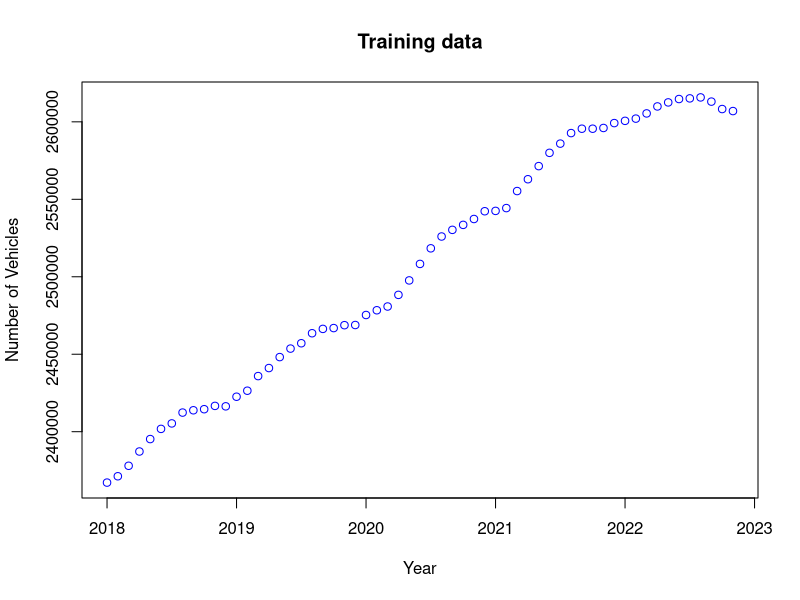
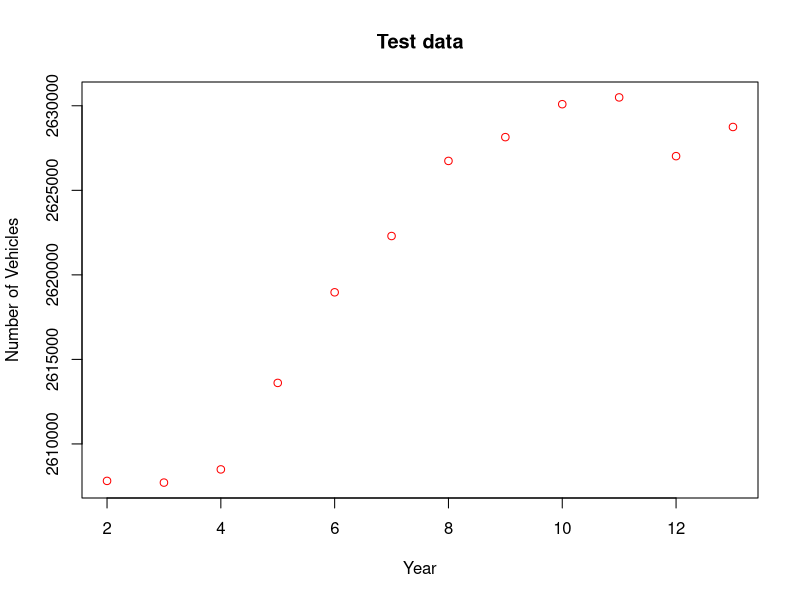
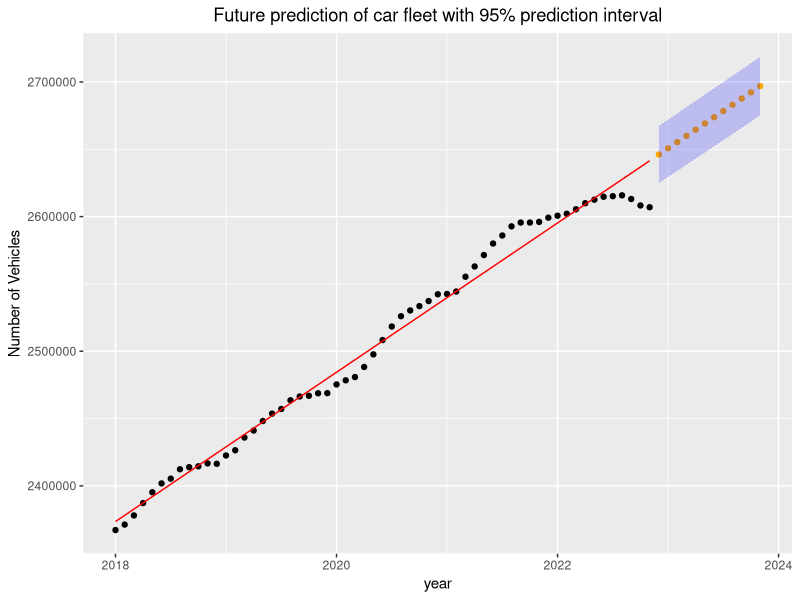
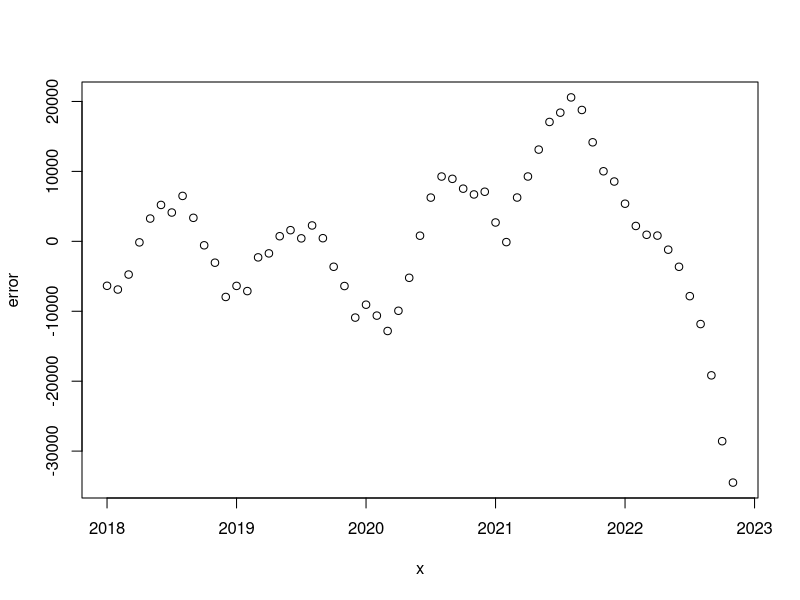
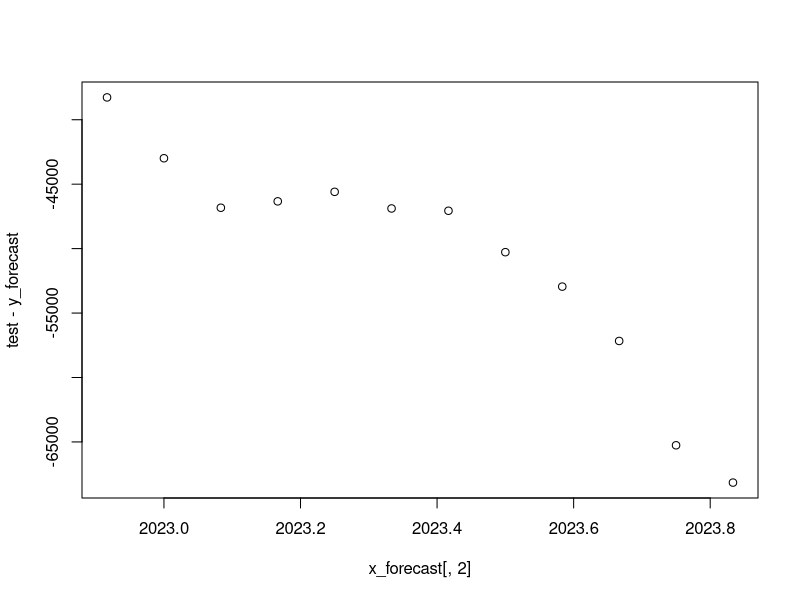
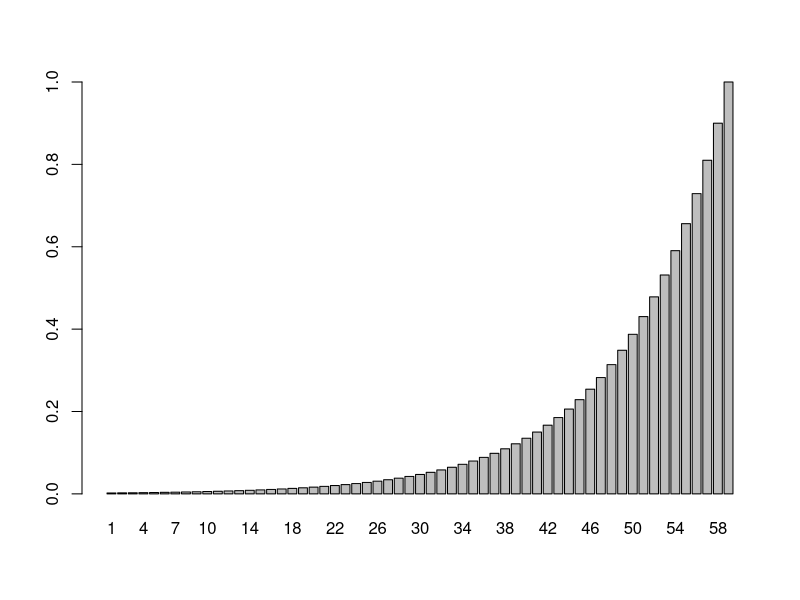

Write R code to recreate these figures, in order. (Note: this script raises an error after producing the figures.)
# Required package to read excel
library("readxl")
library("ggplot2")

### DATA IMPORT ###
# Training Data
my_data <- read_excel("Assignment 1/DST_BIL54_train.xlsx")
n_train <- length(my_data)
train <- unlist(my_data[1, 2:n_train])
x <- seq(2018, 2022 + 10/12, by = 1 / 12)
n = length(x)
y_train = train

# Test Data
my_data <- read_excel("Assignment 1/DST_BIL54_test.xlsx")
n_test <- length(my_data)
test <- unlist(my_data[1, 2:n_test])
y_test = test


##### Q1 #####
plot(x, train, col = "blue", title("Training data"), xlab="Year", ylab="Number of Vehicles")

plot(2:n_test, test, col = "red", title("Test data"), xlab="Year", ylab="Number of Vehicles")




##### Q2 #####
# Q2.1
ones <- rep(1, length(x))
x_ols <- cbind(ones, x)
theta <- solve(t(x_ols) %*% x_ols) %*% t(x_ols) %*% train

y_hat <- x_ols %*% theta
#plot(x, y_hat, col = "blue", title("Training data - OLS estimate"))
print(theta)

# Error, squared errors and residual variance estimate
error <- train - y_hat
RSS_ols <- t(error) %*% error
sigma2 <- as.numeric(RSS_ols) / (n_train - length(theta))

# Variance and std of estimated errors
v_ols <- sigma2 * solve(t(x_ols) %*% x_ols)
s_ols <- sqrt(diag(v_ols))

# Make forecast for next 12 months
x_forecast <- seq(2022 + 11 / 12, 2023 + 10 / 12, by = 1 / 12)
x_forecast <- cbind(1, x_forecast)
y_forecast <- x_forecast %*% theta

# Confidence interval
alpha <- 0.05
vmatrix <- sigma2*(1+(x_forecast%*%solve(t(x_ols)%*%x_ols))%*%t(x_forecast))

CI_lb <- y_forecast - qt(alpha / 2, n_train - length(theta)) * sqrt(diag(vmatrix))
CI_ub <- y_forecast + qt(alpha / 2, n_train - length(theta)) * sqrt(diag(vmatrix))

# Plot fitted model, training data, forecast and CI
df_train <- data.frame(year = x, y = train, y_hat = y_hat)
df_forecast <- data.frame(year = x_forecast[,2], y = y_forecast, CI_lb = CI_lb, CI_ub = CI_ub)


ggplot(df_train, aes(x = year, y=train), title("Prediction of car fleet")) +
  geom_point(col = "black") + 
  geom_line(aes(x = year, y=y_hat), col="red", size = 0.5) +
  geom_point(data = df_forecast, aes(x = year, y = y), col="orange", size=1.5) +
  geom_ribbon(data=df_forecast, aes(x=year,ymin=CI_lb, ymax=CI_ub), inherit.aes=FALSE, alpha=0.2, fill="blue") +
  ggtitle("Future prediction of car fleet with 95% prediction interval") + ylab("Number of Vehicles") +
  theme(plot.title = element_text(hjust = 0.5))

# Risidual of model on historic data, clearly not white noise
plot(x, error)

# Test error, model overestimates car fleet
plot(x_forecast[,2], test - y_forecast)




##### Q3 #####

# 3.1
lambda = 0.9
SIGMA_OLS <- diag(n)
SIGMA_WLS <- diag(n)
for (i in 1:n) {
  SIGMA_WLS[i,i] <- 1/lambda^(n-i)
}
print(SIGMA_WLS[55:59,55:59])
W_WLS <- solve(SIGMA_WLS)

# 3.2
weights <- lambda^((n-1):0)
# plot the weights:
barplot(weights, names=1:n)

# 3.3
sum(weights)

# 3.4
WLS <- solve(t(x_ols)%*%solve(SIGMA)%*%x_ols)%*%(t(x_ols)%*%solve(SIGMA)%*%y_train)




##### Q4 #####
